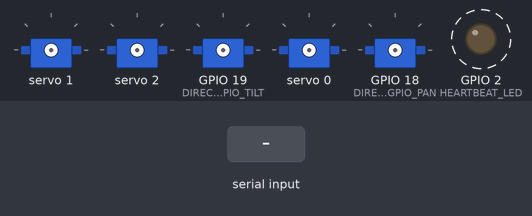
Recording of a sketch running on a simulated ESP32. Shown: 5 × servo, output pins drawn as LEDs (lit = HIGH). Dashed ring = blinking. Inputs (shaded band) come from the test bench. Servo pulses on a pin are drawn as a servo (544–2400 µs = 0–180°); what the sketch prints to the serial monitor is not drawn.

Above: at 1.2 s.
1.3 s: "PAN:\n" received over Serial
Timing chart, 0 to 10.3 s (numbered marks = the images above; inputs shaded):
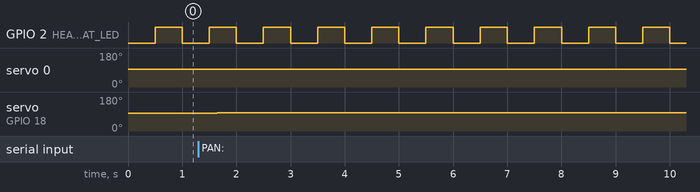

Measured:
- after the input at 1.3 s, servo 0: 93° → 94° after 0.19 s, → 95° 0.10 s later; servo on GPIO 18 (DIRECT_GPIO_PAN): 93° → 94° after 0.09 s, → 95° 0.14 s later, → 96° 0.12 s later
- by itself, GPIO 2 (HEARTBEAT_LED): alternates HIGH for 0.50 s and LOW for 0.50 s

The sketch:

esp32_pca9685_dual_axis.ino
```cpp
/*
 * VayuNetra — Slow, Controlled Dual-Axis (Pan & Tilt) Drone Tracker Driver
 * PCA9685: Channel 0 (Pan), Channel 1 (Tilt), Channel 2 (Alt Tilt)
 * ESP32 GPIO: GPIO 18 (Pan), GPIO 19 (Tilt)
 *
 * REQUIREMENTS IMPLEMENTED:
 * 1. Slow, smooth speed: 50 Hz slew rate interpolation (no sudden jerking).
 * 2. Moves ONLY when it sees the drone (tracking == true).
 * 3. When no drone is seen or stopped: PWM is cut to 0V (ZERO crawl, 100% dead stop).
 * 4. Tilt is strictly limited to 30° up and 30° down (60.0° to 120.0°).
 */

#include <Arduino.h>
#include <Wire.h>
#include <Adafruit_PWMServoDriver.h>

Adafruit_PWMServoDriver pwm = Adafruit_PWMServoDriver(0x40);

#define CH_PAN            0
#define CH_TILT           1
#define CH_TILT_ALT       2

#define PCA_SERVOMIN      102   // ~500 µs (0°)
#define PCA_SERVOMAX      512   // ~2500 µs (180°)
#define PCA_SERVO_CENTER  307   // ~1500 µs (90° Neutral)

#define DIRECT_GPIO_PAN   18
#define DIRECT_GPIO_TILT  19
#define HEARTBEAT_LED     2
#define SERIAL_BAUD       115200

#define PWM_FREQ          50
#define PWM_RESOLUTION    16
#define GPIO_DUTY_MIN     1638
#define GPIO_DUTY_MAX     8192
#define GPIO_DUTY_CENTER  4915

#define MIN_ANGLE         0.0f
#define MAX_ANGLE         180.0f
#define INVERT_PAN        true
#define INVERT_TILT       false

// Strict physical limits for Vertical Tilt: 30° Up / 30° Down from 90° center
#define MIN_TILT_ANGLE    60.0f   // 90° - 30° = 60° (30° Up)
#define MAX_TILT_ANGLE    120.0f  // 90° + 30° = 120° (30° Down)

// Slow Slew Rate Limits (Degrees per 20ms update cycle)
#define MAX_PAN_STEP      0.15f   // ~7.5°/sec max pan speed (smooth, controlled)
#define MAX_TILT_STEP     0.10f   // ~5.0°/sec max tilt speed (smooth, gentle)

// Safety Watchdog: If no tracking command received for > 350ms, STOP ALL MOTORS!
#define SAFETY_WATCHDOG_MS 350

// ── Runtime State ──
float currentPan         = 90.0f;
float currentTilt        = 90.0f;
float targetPan          = 90.0f;
float targetTilt         = 90.0f;
bool isTracking          = false;
String rxBuffer          = "";
uint32_t lastCommandTime = 0;
uint32_t lastSlewUpdate  = 0;
uint32_t lastHeartbeat   = 0;
bool ledState            = false;

uint16_t angleToPcaPulse(float deg) {
    deg = constrain(deg, MIN_ANGLE, MAX_ANGLE);
    if (abs(deg - 90.0f) < 0.2f) return PCA_SERVO_CENTER;
    return (uint16_t)map((int)(deg * 10), 0, 1800, PCA_SERVOMIN, PCA_SERVOMAX);
}

uint32_t angleToGpioDuty(float deg) {
    deg = constrain(deg, MIN_ANGLE, MAX_ANGLE);
    if (abs(deg - 90.0f) < 0.2f) return GPIO_DUTY_CENTER;
    return (uint32_t)(GPIO_DUTY_MIN + (deg / 180.0f) * (GPIO_DUTY_MAX - GPIO_DUTY_MIN));
}

// ── HARDWARE OUTPUT APPLIER ──
void applyOutputs(float pan, float tilt, bool trackingActive) {
    if (!trackingActive) {
        // Drone NOT seen / system idle -> COMPLETE STOP!
        // Cut PWM to 0V on both channels: completely powers off motor drivers!
        // ZERO RPM, ZERO CRAWL, ZERO DRIFT!
        pwm.setPin(CH_PAN, 0, false);
        pwm.setPin(CH_TILT, 0, false);
        pwm.setPin(CH_TILT_ALT, 0, false);
        #if defined(ESP_ARDUINO_VERSION_MAJOR) && (ESP_ARDUINO_VERSION_MAJOR >= 3)
            ledcWrite(DIRECT_GPIO_PAN, 0);
            ledcWrite(DIRECT_GPIO_TILT, 0);
        #else
            ledcWrite(0, 0);
            ledcWrite(1, 0);
        #endif
        return;
    }

    float effectivePan = INVERT_PAN ? (180.0f - pan) : pan;
    float effectiveTilt = INVERT_TILT ? (180.0f - tilt) : tilt;

    effectivePan = constrain(effectivePan, MIN_ANGLE, MAX_ANGLE);
    effectiveTilt = constrain(effectiveTilt, MIN_TILT_ANGLE, MAX_TILT_ANGLE); // Strict 60° to 120°

    // If Pan is centered inside deadband of 90°, cut its pulse to eliminate crawl
    if (abs(pan - 90.0f) < 0.5f) {
        pwm.setPin(CH_PAN, 0, false);
        #if defined(ESP_ARDUINO_VERSION_MAJOR) && (ESP_ARDUINO_VERSION_MAJOR >= 3)
            ledcWrite(DIRECT_GPIO_PAN, 0);
        #else
            ledcWrite(0, 0);
        #endif
    } else {
        uint16_t pulsePan = angleToPcaPulse(effectivePan);
        pwm.setPWM(CH_PAN, 0, pulsePan);
        uint32_t dutyPan = angleToGpioDuty(effectivePan);
        #if defined(ESP_ARDUINO_VERSION_MAJOR) && (ESP_ARDUINO_VERSION_MAJOR >= 3)
            ledcWrite(DIRECT_GPIO_PAN, dutyPan);
        #else
            ledcWrite(0, dutyPan);
        #endif
    }

    // Drive Tilt (Strict 60° to 120°)
    uint16_t pulseTilt = angleToPcaPulse(effectiveTilt);
    pwm.setPWM(CH_TILT, 0, pulseTilt);
    pwm.setPWM(CH_TILT_ALT, 0, pulseTilt);

    uint32_t dutyTilt = angleToGpioDuty(effectiveTilt);
    #if defined(ESP_ARDUINO_VERSION_MAJOR) && (ESP_ARDUINO_VERSION_MAJOR >= 3)
        ledcWrite(DIRECT_GPIO_TILT, dutyTilt);
    #else
        ledcWrite(1, dutyTilt);
    #endif
}

void parseCommand(const String& line) {
    // Check if tracking is inactive / no target detected: Freeze both immediately
    if (line.indexOf("\"tracking\": false") >= 0 || line.indexOf("\"tracking\":false") >= 0 ||
        line.indexOf("\"stop\": true") >= 0 || line.indexOf("\"stop\":true") >= 0) {
        isTracking = false;
        lastCommandTime = millis();
        targetPan = 90.0f;
        targetTilt = 90.0f;
        currentPan = 90.0f;
        currentTilt = 90.0f;
        applyOutputs(90.0f, 90.0f, false);
        Serial.println("{\"servo_pan\": 90.0, \"servo_tilt\": 90.0, \"status\": \"STOPPED\"}");
        return;
    }

    bool hasPan = false, hasTilt = false;
    float newPan = targetPan, newTilt = targetTilt;

    if (line.startsWith("PAN:")) { newPan = line.substring(4).toFloat(); hasPan = true; }
    if (line.startsWith("TILT:")) { newTilt = line.substring(5).toFloat(); hasTilt = true; }

    int idxPan = line.indexOf("\"pan\":");
    if (idxPan >= 0) {
        idxPan += 6;
        while (idxPan < line.length() && (line[idxPan] == ' ' || line[idxPan] == ':')) idxPan++;
        newPan = line.substring(idxPan).toFloat();
        hasPan = true;
    }
    int idxTilt = line.indexOf("\"tilt\":");
    if (idxTilt >= 0) {
        idxTilt += 7;
        while (idxTilt < line.length() && (line[idxTilt] == ' ' || line[idxTilt] == ':')) idxTilt++;
        newTilt = line.substring(idxTilt).toFloat();
        hasTilt = true;
    }

    if (hasPan || hasTilt) {
        isTracking = true;
        lastCommandTime = millis();
        targetPan = constrain(newPan, MIN_ANGLE, MAX_ANGLE);
        targetTilt = constrain(newTilt, MIN_TILT_ANGLE, MAX_TILT_ANGLE); // Strictly 60° to 120°
        Serial.printf("{\"servo_pan\": %.1f, \"servo_tilt\": %.1f, \"status\": \"TRACKING\"}\n", currentPan, currentTilt);
    }
}

void setup() {
    Serial.begin(SERIAL_BAUD);
    pinMode(HEARTBEAT_LED, OUTPUT);

    Wire.begin(21, 22);
    Wire.setClock(400000); // 400kHz Fast I2C

    pwm.begin();
    pwm.setOscillatorFrequency(27000000);
    pwm.setPWMFreq(PWM_FREQ);

    #if defined(ESP_ARDUINO_VERSION_MAJOR) && (ESP_ARDUINO_VERSION_MAJOR >= 3)
        ledcAttach(DIRECT_GPIO_PAN, PWM_FREQ, PWM_RESOLUTION);
        ledcAttach(DIRECT_GPIO_TILT, PWM_FREQ, PWM_RESOLUTION);
    #else
        ledcSetup(0, PWM_FREQ, PWM_RESOLUTION);
        ledcAttachPin(DIRECT_GPIO_PAN, 0);
        ledcSetup(1, PWM_FREQ, PWM_RESOLUTION);
        ledcAttachPin(DIRECT_GPIO_TILT, 1);
    #endif

    isTracking = false;
    currentPan = 90.0f;
    currentTilt = 90.0f;
    targetPan = 90.0f;
    targetTilt = 90.0f;
    lastCommandTime = millis();
    applyOutputs(90.0f, 90.0f, false);
    Serial.println("READY:DUAL_AXIS_CONTROLLED");
}

void loop() {
    // 1. Read Serial Command
    while (Serial.available() > 0) {
        char c = Serial.read();
        if (c == '\n' || c == '\r') {
            rxBuffer.trim();
            if (rxBuffer.length() > 0) parseCommand(rxBuffer);
            rxBuffer = "";
        } else {
            rxBuffer += c;
        }
    }

    uint32_t now = millis();

    // 2. Slow, Smooth Speed Control (50 Hz Slew Rate Interpolation)
    if (now - lastSlewUpdate >= 20) {
        lastSlewUpdate = now;

        if (isTracking) {
            // Smooth slow Pan
            float diffPan = targetPan - currentPan;
            if (abs(diffPan) > 0.05f) {
                if (diffPan > 0) currentPan += (diffPan > MAX_PAN_STEP) ? MAX_PAN_STEP : diffPan;
                else currentPan -= (-diffPan > MAX_PAN_STEP) ? MAX_PAN_STEP : -diffPan;
            }

            // Smooth slow Tilt
            float diffTilt = targetTilt - currentTilt;
            if (abs(diffTilt) > 0.05f) {
                if (diffTilt > 0) currentTilt += (diffTilt > MAX_TILT_STEP) ? MAX_TILT_STEP : diffTilt;
                else currentTilt -= (-diffTilt > MAX_TILT_STEP) ? MAX_TILT_STEP : -diffTilt;
            }

            applyOutputs(currentPan, currentTilt, true);
        } else {
            // NOT tracking -> make sure motors are completely off
            applyOutputs(90.0f, 90.0f, false);
        }
    }

    // 3. Safety Watchdog: If no tracking command received for > 350ms, STOP ALL MOTORS!
    if (now - lastCommandTime > SAFETY_WATCHDOG_MS) {
        if (isTracking) {
            isTracking = false;
            targetPan = 90.0f;
            targetTilt = 90.0f;
            currentPan = 90.0f;
            currentTilt = 90.0f;
            applyOutputs(90.0f, 90.0f, false);
        }
    }

    // 4. Heartbeat LED Blink (every 500ms)
    if (now - lastHeartbeat >= 500) {
        lastHeartbeat = now;
        ledState = !ledState;
        digitalWrite(HEARTBEAT_LED, ledState ? HIGH : LOW);
    }
}
```
